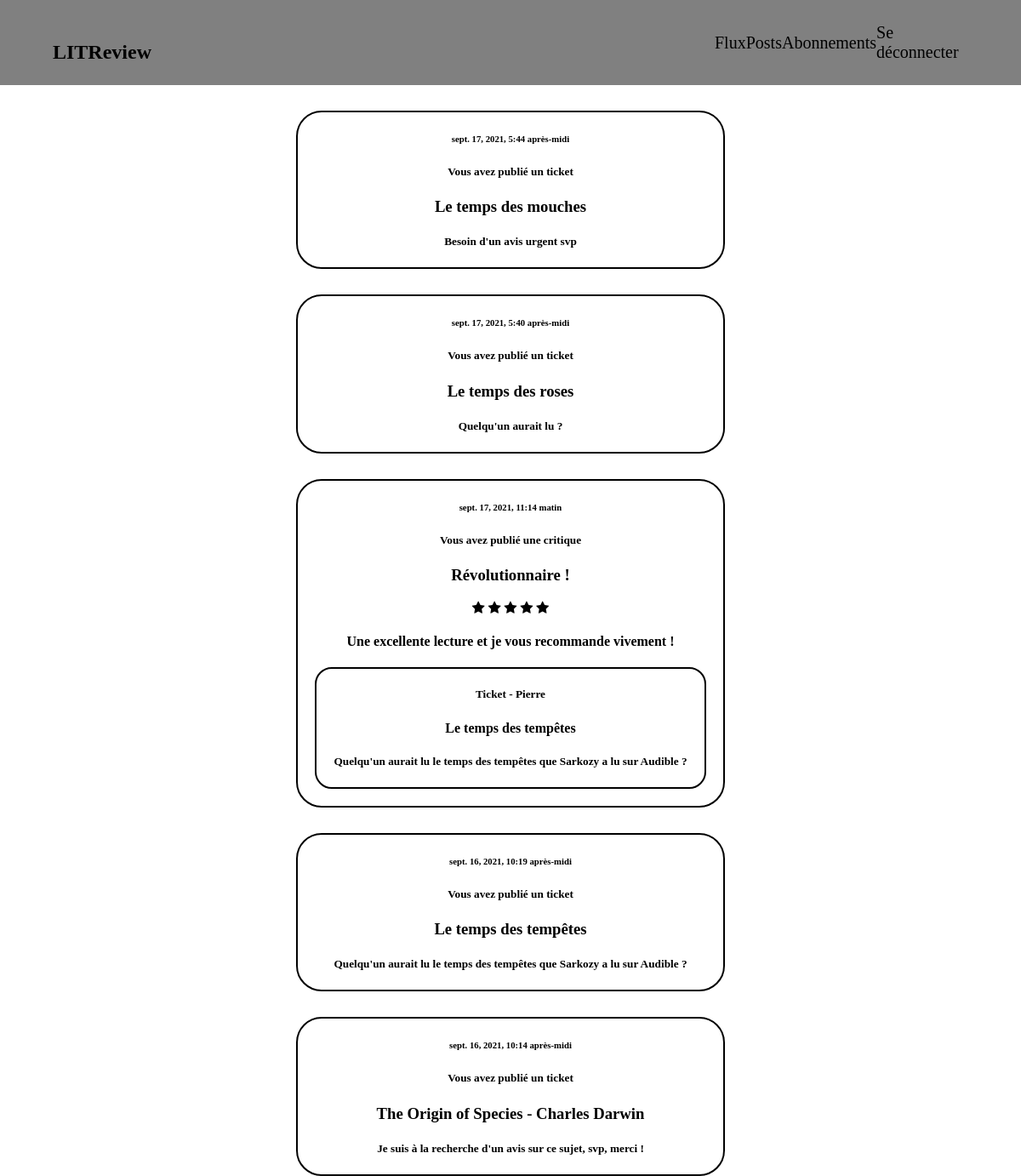
/posts/ (signed in), run on an earlier commit of the app's database.
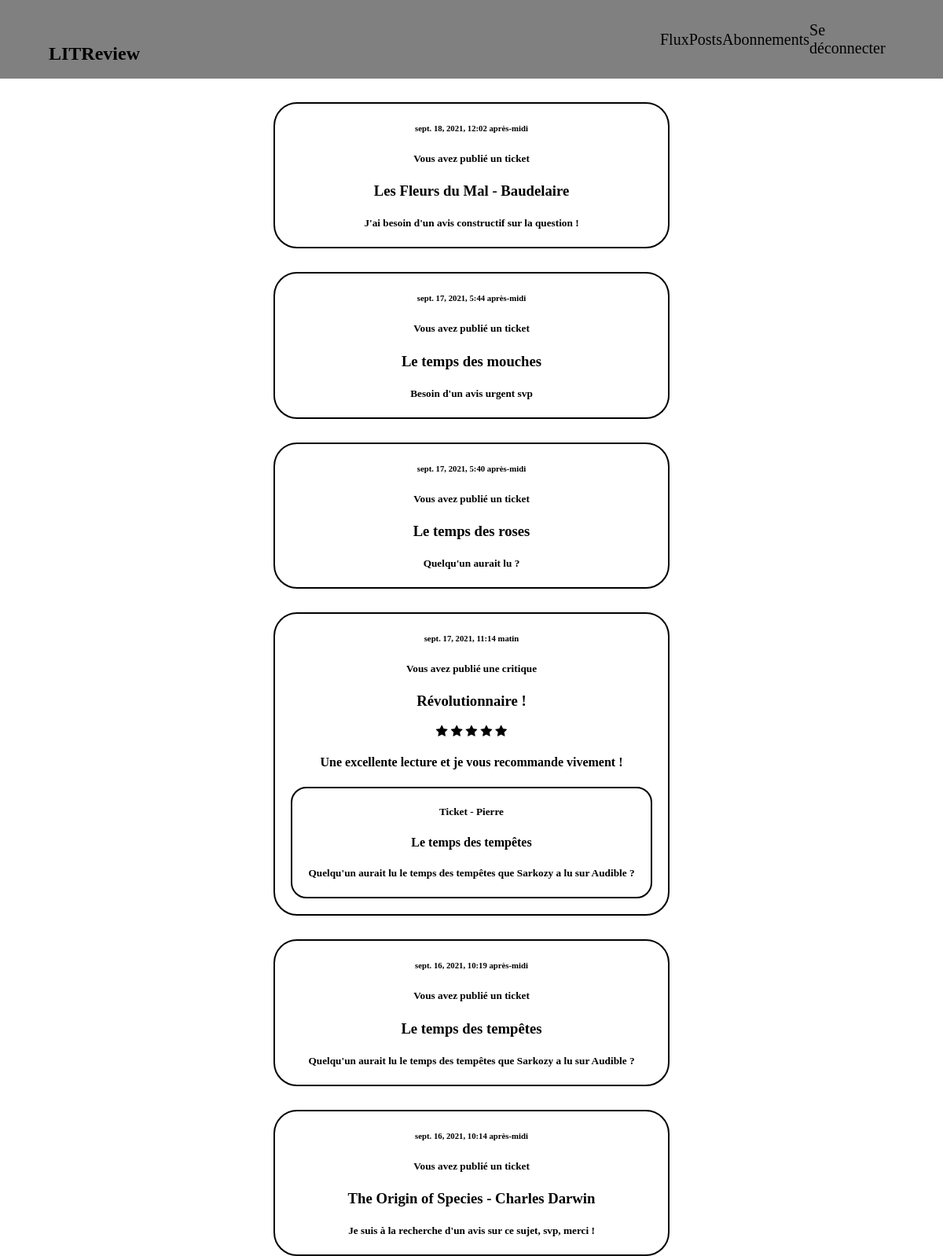
And on a later commit of the database.
### posts/models.py (models this page shows, shortened)
class Ticket(models.Model):
    title = models.CharField(max_length=128)
    description = models.TextField(max_length=2048,blank=True)
    user = models.ForeignKey(to=settings.AUTH_USER_MODEL,on_delete=models.CASCADE)
    image = models.ImageField(null=True,blank=True)
    time_created = models.DateTimeField(auto_now_add=True)

class Review(models.Model):
    ticket = models.ForeignKey(to=Ticket, on_delete=models.CASCADE)
    rating = models.PositiveSmallIntegerField(
        validators=[MinValueValidator(0), MaxValueValidator(5)])
    headline = models.CharField(max_length=128)
    body = models.CharField(max_length=8192, blank=True)
    user = models.ForeignKey(
        to=settings.AUTH_USER_MODEL, on_delete=models.CASCADE)
    time_created = models.DateTimeField(auto_now_add=True)

### posts/views.py (the view)
# urls.py: path('posts/',CriticsMyHome.as_view(),name='myposts'),
class CriticsMyHome(ListView):
    model = Ticket
    context_object_name = "posts"
    template_name = 'posts/mypost.html'
    def get_queryset(self):
        tickets = Ticket.objects.filter(user_id=self.request.user.id)
        reviews = Review.objects.filter(user_id=self.request.user.id)
        for review in reviews:
            review.username = self.request.user.username
        for ticket in tickets:
            ticket.username = self.request.user.username
        for review in reviews:
            for ticket in tickets:
                if review.ticket_id == ticket.id:
                    review.ticket = ticket
        result_list = sorted(
            chain(tickets, reviews),
            key=lambda instance: instance.time_created,reverse=True)
        return result_list

### posts/templates/posts/mypost.html
{% extends 'base.html' %}
{% block content %}
{% load static %}
<link rel="stylesheet" href="{% static 'css/style_ticket_list.css' %}">
    <div id = 'flux'>
    {% for post in posts %}
        {% if post.headline != None %}
            <div class = 'review'>
                <div>
                        <h6>{{post.time_created}}</h6>
                        {% if user.id == post.user_id %}
                            <h5>Vous avez publié une critique</h5>
                        {% endif %}
                                <h3>{{post.headline}}</h3>
                                <link rel="stylesheet" href="https://cdnjs.cloudflare.com/ajax/libs/font-awesome/4.7.0/css/font-awesome.min.css">
                                {% for x in ""|ljust:post.rating %}
                                    {% if forloop.counter0 <= post.rating %}
                                        <span class="fa fa-star"></span>
                                    {% endif %}
                                {% endfor %}
                                <h4>{{post.body}}</h4>
                </div>
                <div class ='ticket_in'>
                    <h5>Ticket - {{post.ticket.username}}</h5>
                    <h4>{{post.ticket.title}}</h4>
                    <h5>{{post.ticket.description}}</h5>
                </div>
            </div>
        {% else %}
                <div class = 'ticket'>
                    <article>
                        <h6>{{ post.time_created }}</h6>
                        {% if user.username == post.user.username %}
                        <h5>Vous avez publié un ticket</h5>
                        <h3>{{ post.title}}</h3>
                        <h5>{{ post.description }}</h5>
                        {% endif %}
                    </article>
                </div>
        {% endif %}
    {% endfor %}
    </div>
{% endblock %}

What changed in the data, as far as the page shows it:
added Ticket: time_created "sept. 18, 2021, 12:02 après-midi", title "Les Fleurs du Mal - Baudelaire", description "J'ai besoin d'un avis constructif sur la question !"
